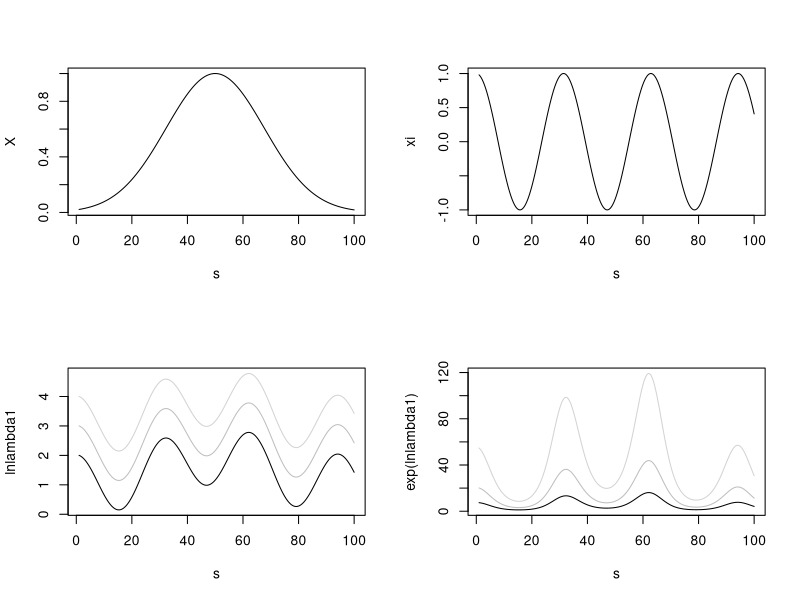

Recreate this plot in R. (Note: this script raises an error after producing the figure.)
# 1D explainer of why we introduce bias
int <- c(1,2,3)
s <- seq(1,100, by = 0.1)
X <- exp(-((s-50)/25)^2)
xi <- cos(s/5)
lnlambda1 <- int[1] + X + xi
lnlambda2 <- int[2] + X + xi
lnlambda3 <- int[3] + X + xi
# quad weights
w <- rep(0.1, length(s))
w[c(1, length(w))] <- 0.05
lims <- range(lnlambda1,lnlambda2,lnlambda3)

par(mfrow=c(2,2))
plot(s,X,type = "l")
plot(s,xi,type = "l")
plot(s,lnlambda1,type = "l",ylim = lims)
lines(s,lnlambda2,col = "grey")
lines(s,lnlambda3,col = "lightgrey")
plot(s,exp(lnlambda1),type = "l",ylim = exp(lims))
lines(s,exp(lnlambda2),col = "grey")
lines(s,exp(lnlambda3),col = "lightgrey")
par(mfrow=c(1,1))

sim1D <- function(lambda.int) {
  s <- seq(1,100, by = 0.1)
  lambda.at.quad <- exp(lambda.int + exp(-((s-50)/25)^2) + cos(s/5))
  pts.max <- runif(sum(w) * max(lambda), 1, 100)
  lambda.at.pts <- exp(lambda.int + exp(-((pts.max-50)/25)^2) + cos(pts.max/5))
  thinning.prob <- lambda.at.pts / max(lambda)
  thinning.prob[thinning.prob > 1] <- 1
  keep <- rbinom(length(thinning.prob), 1, thinning.prob)
  pts <- pts.max[keep == 1]
  return(pts)
}

p1 <- list(sim1D(1), sim1D(1), sim1D(1))

newlims <- exp(lims)
newlims[2] <- newlims[2] + 3*newlims[2]
par(mfrow=c(2,2))
plot(s,exp(lnlambda1),type = "l",ylim = newlims)
points(p1[[1]], rep(exp(lims)[2], length(p1[[1]])), pch = "1", col = "black")
points(p1[[2]], rep(exp(lims)[2], length(p1[[2]])), pch = "2", col = "black")
lines(s,exp(lnlambda3),col = "lightgrey")
par(mfrow=c(1,1))

w * exp(lnlambda1)
spatstat.random::rpoispp(exp(lnlambda1))
